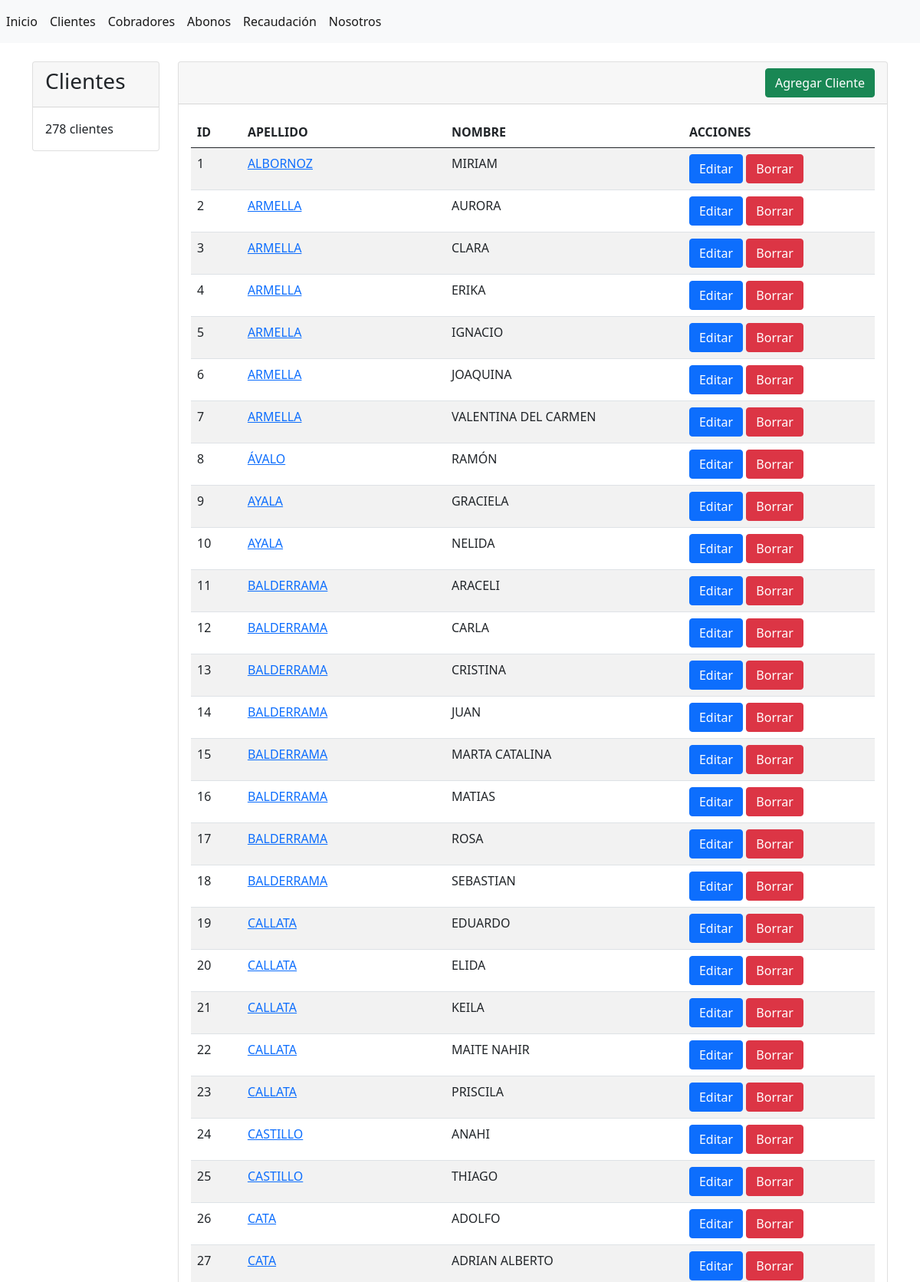
/clientes/ (upper part), run on the app's committed database.
### abonos/models.py (models this page shows, shortened)
class Cliente(models.Model):
    apellido = models.CharField(max_length=45, verbose_name="apellido")
    nombre = models.CharField(max_length=45, verbose_name="nombre")
    creado = models.DateTimeField(auto_now_add=True)
    modificado = models.DateTimeField(auto_now=True)
    activo = models.BooleanField(default=True, verbose_name="activo")

### abonos/views.py (the view)
# urls.py: path('clientes/', views.clientes, name='clientes'),
def clientes(request):
    clientes = Cliente.objects.all()
    clientes_cuenta = clientes.count()
    context = {
        'clientes': clientes,
        'clientes_cuenta': clientes_cuenta
    }
    return render(request, 'clientes/index.html', context)

### abonos/templates/clientes/index.html (shortened to what this page needs)
{% extends "base.html" %}
{% block sidebar %}
<div class="card">
    <div class="card-header">
        <h3>Clientes</h3>
    </div>
    <div class="card-body">
        <p class="card-text">{{ clientes_cuenta }} clientes</p>
    </div>
</div>
{% endblock %}
{% block contenido %}
<div class="card">
    <div class="card-header d-flex justify-content-end">
        <a name="" id="" class="btn btn-success" href="{% url 'agregar_cliente' %}" role="button">Agregar Cliente</a>
    </div>
    <div class="card-body">
        <table class="table table-striped table-hover">
            <thead>
                <tr>
                    <th>ID</th>
                    <th>APELLIDO</th>
                    <th>NOMBRE</th>
                    <th>ACCIONES</th>
                </tr>
            </thead>
            <tbody>
                {% for cliente in clientes %}
                <tr>
                    <td>{{ cliente.id }}</td>
                    <td><a href="{% url 'abonos' %}?query_cliente={{cliente.id}}">{{ cliente.apellido }}</a></td>
                    <td>{{ cliente.nombre }}</td>
                    <td><a name="" id="" class="btn btn-primary" href="{% url 'editar_cliente' cliente.id%}" role="button">Editar</a>
                        <a name="" id="" class="btn btn-danger" href="{% url 'eliminar_cliente' cliente.id %}" role="button">Borrar</a></td>
                </tr>
                {% endfor %}
            </tbody>
        </table>
    </div>
</div>
{% endblock %}

### data on the page
Cliente: id "1", apellido "ALBORNOZ", nombre "MIRIAM"
Cliente: id "2", apellido "ARMELLA", nombre "AURORA"
Cliente: id "3", apellido "ARMELLA", nombre "CLARA"
Cliente: id "4", apellido "ARMELLA", nombre "ERIKA"
Cliente: id "5", apellido "ARMELLA", nombre "IGNACIO"
Cliente: id "6", apellido "ARMELLA", nombre "JOAQUINA"
Cliente: id "7", apellido "ARMELLA", nombre "VALENTINA DEL CARMEN"
Cliente: id "8", apellido "ÁVALO", nombre "RAMÓN"
Cliente: id "9", apellido "AYALA", nombre "GRACIELA"
Cliente: id "10", apellido "AYALA", nombre "NELIDA"
Cliente: id "11", apellido "BALDERRAMA", nombre "ARACELI"
Cliente: id "12", apellido "BALDERRAMA", nombre "CARLA"
Cliente: id "13", apellido "BALDERRAMA", nombre "CRISTINA"
Cliente: id "14", apellido "BALDERRAMA", nombre "JUAN"
Cliente: id "15", apellido "BALDERRAMA", nombre "MARTA CATALINA"
Cliente: id "16", apellido "BALDERRAMA", nombre "MATIAS"
Cliente: id "17", apellido "BALDERRAMA", nombre "ROSA"
Cliente: id "18", apellido "BALDERRAMA", nombre "SEBASTIAN"
Cliente: id "19", apellido "CALLATA", nombre "EDUARDO"
Cliente: id "20", apellido "CALLATA", nombre "ELIDA"
Cliente: id "21", apellido "CALLATA", nombre "KEILA"
Cliente: id "22", apellido "CALLATA", nombre "MAITE NAHIR"
Cliente: id "23", apellido "CALLATA", nombre "PRISCILA"
Cliente: id "24", apellido "CASTILLO", nombre "ANAHI"
Cliente: id "25", apellido "CASTILLO", nombre "THIAGO"
Cliente: id "26", apellido "CATA", nombre "ADOLFO"
Cliente: id "27", apellido "CATA", nombre "ADRIAN ALBERTO"

### other printed values
{{ clientes_cuenta }} "278"
